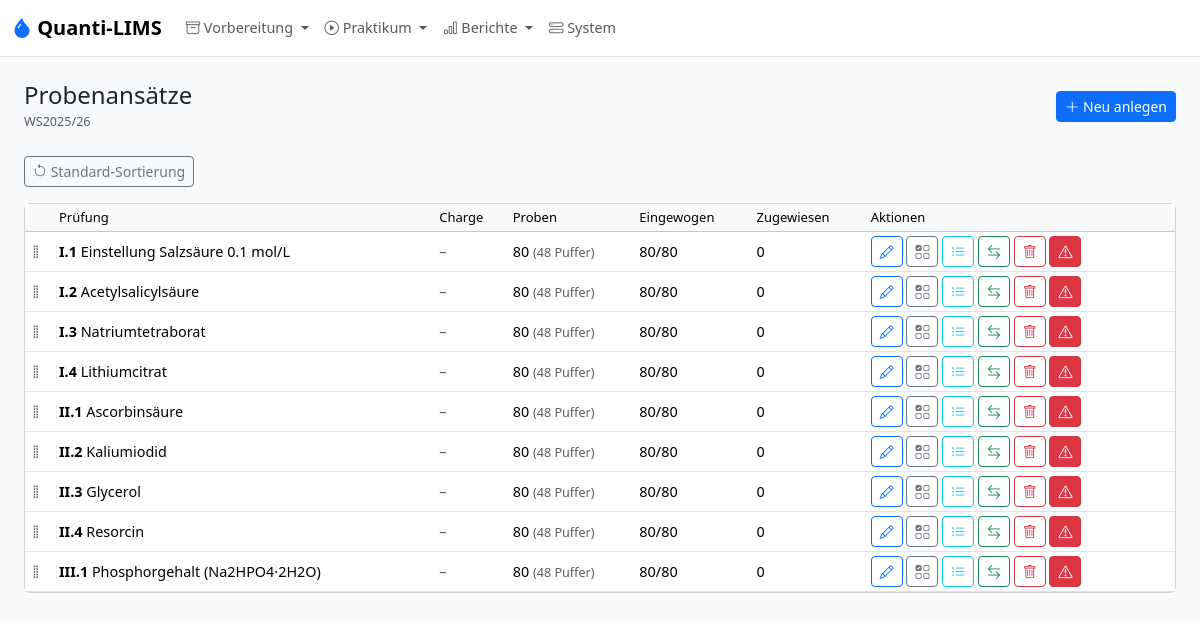
The page /admin/batches on the database as committed earlier.
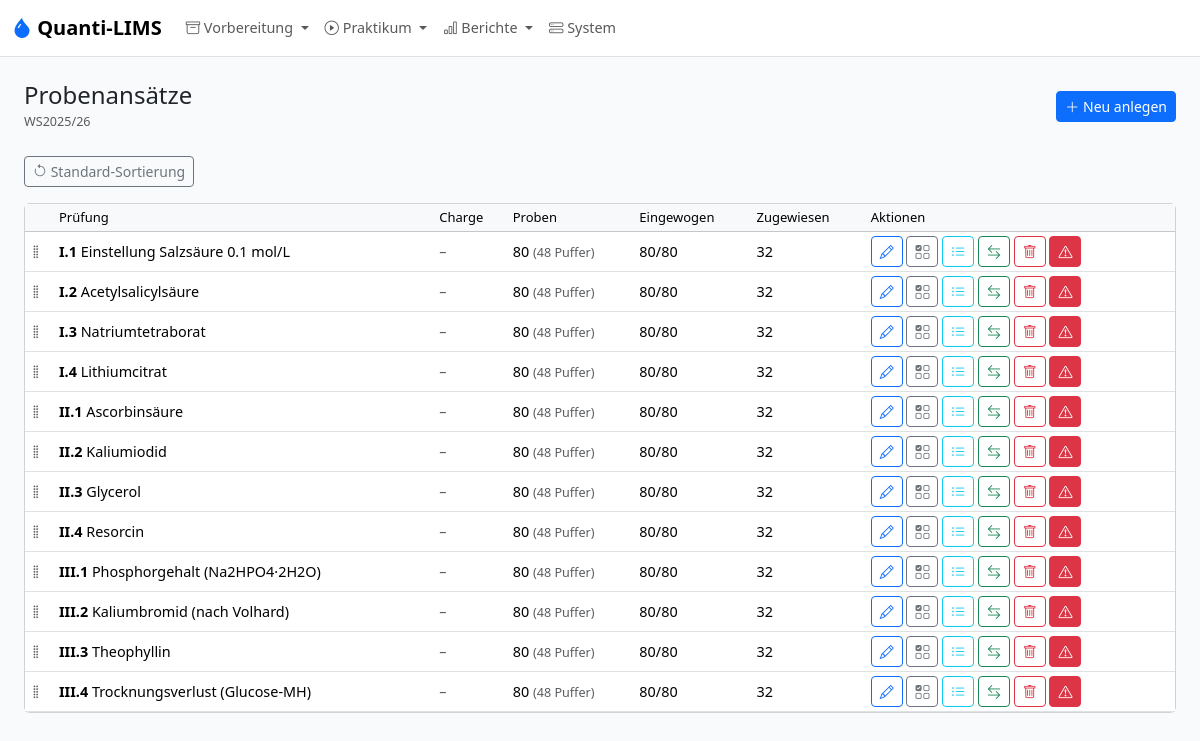
The same page on the database as committed later.
### models.py (models this page shows, shortened)
class SampleBatch(db.Model):
    __tablename__ = "sample_batch"
    id = db.Column(db.Integer, primary_key=True)
    semester_id = db.Column(db.Integer, db.ForeignKey("semester.id"), nullable=False)
    analysis_id = db.Column(db.Integer, db.ForeignKey("analysis.id"), nullable=False)
    substance_lot_id = db.Column(db.Integer, db.ForeignKey("substance_lot.id"))
    blend_description = db.Column(db.String(500))
    gehalt_min_pct = db.Column(db.Float)
    n_extra_determinations = db.Column(db.Integer, nullable=False, default=1)
    mortar_loss_factor = db.Column(db.Float, nullable=False, default=1.1)
    target_m_s_min_g = db.Column(db.Float)
    target_m_ges_g = db.Column(db.Float)
    target_v_min_ml = db.Column(db.Float)
    target_v_max_ml = db.Column(db.Float)
    dilution_factor = db.Column(db.Float)
    dilution_solvent = db.Column(db.String(120))
    dilution_notes = db.Column(db.Text)
    titer = db.Column(db.Float, nullable=False, default=1.000)
    titer_source = db.Column(db.String(40), nullable=False, default="manual")
    titer_source_date = db.Column(db.String(20))
    titer_source_operator = db.Column(db.String(100))
    total_samples_prepared = db.Column(db.Integer, nullable=False)
    preparation_date = db.Column(db.String(20))
    prepared_by = db.Column(db.String(100))
    notes = db.Column(db.Text)
    safety_factor = db.Column(db.Float, nullable=False, default=1.2)
    position = db.Column(db.Integer, nullable=False, default=0)
    semester = db.relationship("Semester", back_populates="batches")
    analysis = db.relationship("Analysis", back_populates="batches")
    substance_lot = db.relationship("SubstanceLot", back_populates="batches")
    samples = db.relationship("Sample", back_populates="batch", order_by="Sample.running_number")
    __table_args__ = (db.UniqueConstraint("semester_id", "analysis_id"),)

class Analysis(db.Model):
    __tablename__ = "analysis"
    id = db.Column(db.Integer, primary_key=True)
    block_id = db.Column(db.Integer, db.ForeignKey("block.id"), nullable=False)
    code = db.Column(db.String(10), unique=True, nullable=False)
    ordinal = db.Column(db.Integer, nullable=False)
    name = db.Column(db.String(200), nullable=False)
    substance_id = db.Column(db.Integer, db.ForeignKey("substance.id"), nullable=False)
    k_determinations = db.Column(db.Integer, nullable=False, default=3)
    result_unit = db.Column(db.String(20), nullable=False, default="%")
    result_label = db.Column(db.String(50), nullable=False, default="Gehalt")
    calculation_mode = db.Column(db.String(50), nullable=False, default=MODE_ASSAY_MASS_BASED)
    e_ab_g = db.Column(db.Float)
    g_ab_min_pct = db.Column(db.Float)
    g_ab_max_pct = db.Column(db.Float)
    source_reference = db.Column(db.String(255))
    tolerance_override_min_pct = db.Column(db.Float)
    tolerance_override_max_pct = db.Column(db.Float)
    notes = db.Column(db.Text)
    m_einwaage_min_mg = db.Column(db.Float, nullable=True)  # Min TA weighing mass (mass_determination mode, mg)
    m_einwaage_max_mg = db.Column(db.Float, nullable=True)  # Max TA weighing mass (mass_determination mode, mg)
    reported_molar_mass_gmol = db.Column(db.Float, nullable=True)
    reported_stoichiometry = db.Column(db.Float, nullable=True)
    n_crystal_water = db.Column(db.Integer, nullable=True)  # For loss_on_drying mode
    block = db.relationship("Block", back_populates="analyses")
    substance = db.relationship("Substance", back_populates="analyses")
    method = db.relationship("Method", back_populates="analysis", uselist=False)
    batches = db.relationship("SampleBatch", back_populates="analysis")

### app.py (the view)
    @app.route("/admin/batches")
    def admin_batches():
        sem = active_semester()
        batches = SampleBatch.query.filter_by(semester_id=sem.id).order_by(SampleBatch.position, SampleBatch.id).all() if sem else []
        analyses = Analysis.query.order_by(Analysis.ordinal).all()
        return render_template("admin/batches.html", batches=batches, analyses=analyses, semester=sem)

### calculation_modes.py (called while the page is built)
def resolve_mode(mode: str | None) -> str:
    if mode in {MODE_ASSAY_MASS_BASED, MODE_TITRANT_STANDARDIZATION,
                MODE_MASS_DETERMINATION, MODE_LOSS_ON_DRYING}:
        return mode
    return MODE_ASSAY_MASS_BASED

### models.py (called while the page is built)
    @property
    def is_weighed(self) -> bool:
        mode = resolve_mode(self.batch.analysis.calculation_mode if self.batch and self.batch.analysis else None)
        if mode == MODE_TITRANT_STANDARDIZATION:
            return self.m_ges_actual_g is not None
        if mode == MODE_MASS_DETERMINATION:
            return self.m_s_actual_g is not None
        return self.m_s_actual_g is not None and self.m_ges_actual_g is not None

    @property
    def active_assignment(self):
        for a in sorted(self.assignments, key=lambda x: x.attempt_number, reverse=True):
            if a.status != "cancelled":
                return a
        return None

### templates/admin/batches.html (shortened to what this page needs)
{% extends "base.html" %}
{% from "macros.html" import page_header %}
{% block content %}
{{ page_header("Probenansätze", semester.code if semester else "", url_for('admin_batch_form')) }}
<div class="mb-3">
  <button class="btn btn-outline-secondary btn-sm" id="reset-order-btn" title="Sortierung zurücksetzen (nach Prüfungsreihenfolge)"><i class="bi bi-arrow-counterclockwise"></i> Standard-Sortierung</button>
</div>
<div class="card">
<div class="table-responsive">
<table class="table table-sm table-hover mb-0 align-middle">
<thead class="table-light"><tr><th style="width:30px"></th><th>Prüfung</th><th>Charge</th><th>Proben</th><th>Eingewogen</th><th>Zugewiesen</th><th>Aktionen</th></tr></thead>
<tbody id="batch-sortable">
{% for b in batches %}
{% set weighed = b.samples | selectattr('is_weighed') | list | length %}
{% set ns = namespace(assigned=0) %}
{% for s in b.samples %}{% if s.active_assignment %}{% set ns.assigned = ns.assigned + 1 %}{% endif %}{% endfor %}
<tr data-id="{{ b.id }}">
  <td class="drag-handle" style="cursor:grab"><i class="bi bi-grip-vertical text-body-secondary"></i></td>
  <td><strong>{{ b.analysis.code }}</strong> {{ b.analysis.name }}</td>
  <td>{% if b.substance_lot %}{{ b.substance_lot.lot_number }} (p={{ b.p_effective|fmt(1) }}%){% else %}<span class="text-body-secondary">–</span>{% endif %}</td>
  <td>{{ b.total_samples_prepared }} <span class="text-body-secondary small">({{ b.samples|selectattr('is_buffer')|list|length }} Puffer)</span></td>
  <td>{{ weighed }}/{{ b.samples|length }}</td>
  <td>{{ ns.assigned }}</td>
  <td>
    <a href="{{ url_for('admin_batch_form', id=b.id) }}" class="btn btn-outline-primary btn-sm" title="Bearbeiten"><i class="bi bi-pencil"></i></a>
    <a href="{{ url_for('ta_weighing_batch', batch_id=b.id) }}" class="btn btn-outline-secondary btn-sm" title="Einwaage"><i class="bi bi-ui-checks-grid"></i></a>
    <a href="{{ url_for('admin_batch_samples', batch_id=b.id) }}" class="btn btn-outline-info btn-sm" title="Proben verwalten"><i class="bi bi-list-ul"></i></a>
    <form method="POST" action="{{ url_for('admin_batch_assign_initial', id=b.id) }}" class="d-inline" onsubmit="return confirm('Erstanalysen zuweisen (Student k → Probe k)?')">
      <button type="submit" class="btn btn-outline-success btn-sm" title="Erstanalysen zuweisen"><i class="bi bi-arrow-left-right"></i></button>
    </form>
    <form method="POST" action="{{ url_for('admin_batch_delete', id=b.id) }}" class="d-inline" onsubmit="return confirm('Probenansatz {{ b.analysis.code }} löschen? Bei bestehenden Zuweisungen wird blockiert.')">
      <button type="submit" class="btn btn-outline-danger btn-sm" title="Löschen"><i class="bi bi-trash"></i></button>
    </form>
    <form method="POST" action="{{ url_for('admin_batch_delete', id=b.id) }}" class="d-inline" onsubmit="return confirm('ENDGÜLTIG löschen? Alle Proben, Zuweisungen und Ergebnisse werden unwiderruflich entfernt!')">
      <button type="submit" class="btn btn-danger btn-sm" title="Endgültig löschen inkl. aller Daten"><i class="bi bi-exclamation-triangle"></i></button>
    </form>
  </td>
</tr>
{% endfor %}
</tbody></table></div></div>
{% endblock %}

Rows that differ between the two databases and show on the page:
changed SampleBatch "Einstellung Salzsäure 0.1 mol/L": assigned "0" → "32"
changed SampleBatch "Acetylsalicylsäure": assigned "0" → "32"
changed SampleBatch "Natriumtetraborat": assigned "0" → "32"
changed SampleBatch "Lithiumcitrat": assigned "0" → "32"
changed SampleBatch "II.1": assigned "0" → "32"
changed SampleBatch "II.2": assigned "0" → "32"
changed SampleBatch "II.3": assigned "0" → "32"
changed SampleBatch "II.4": assigned "0" → "32"
changed SampleBatch "III.1": assigned "0" → "32"
added SampleBatch: analysis.code "III.2", analysis.name "Kaliumbromid (nach Volhard)", total_samples_prepared "80", samples|selectattr "48", samples|length "80", assigned "32"
added SampleBatch: analysis.code "III.3", analysis.name "Theophyllin", total_samples_prepared "80", samples|selectattr "48", samples|length "80", assigned "32"
added SampleBatch: analysis.code "III.4", analysis.name "Trocknungsverlust (Glucose-MH)", total_samples_prepared "80", samples|selectattr "48", samples|length "80", assigned "32"
